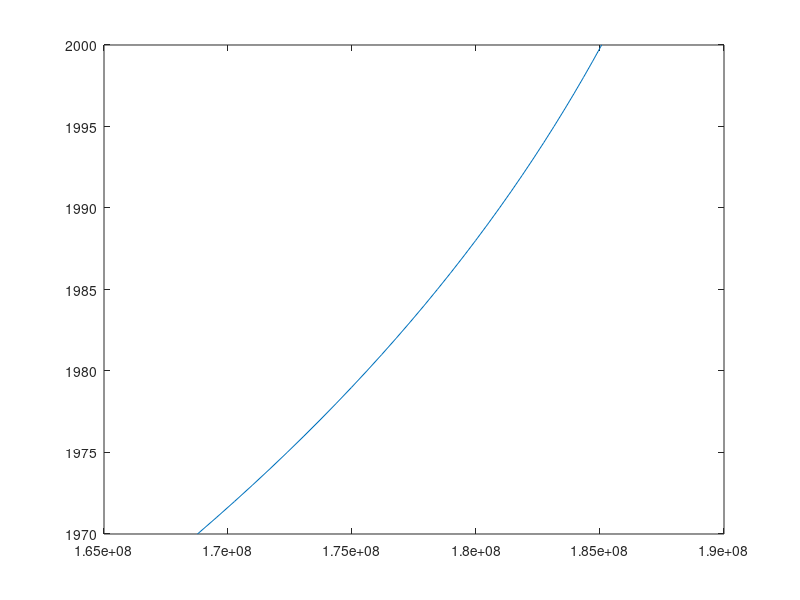

Source code (MATLAB):
% Timothy Smith
% 5/18/16
% Problem 9.1
%_______________________
t=1970:1:2000;
P(t)=197273000./(1+exp(-.03134.*(t-1913.25)));
plot(P(t),t);
